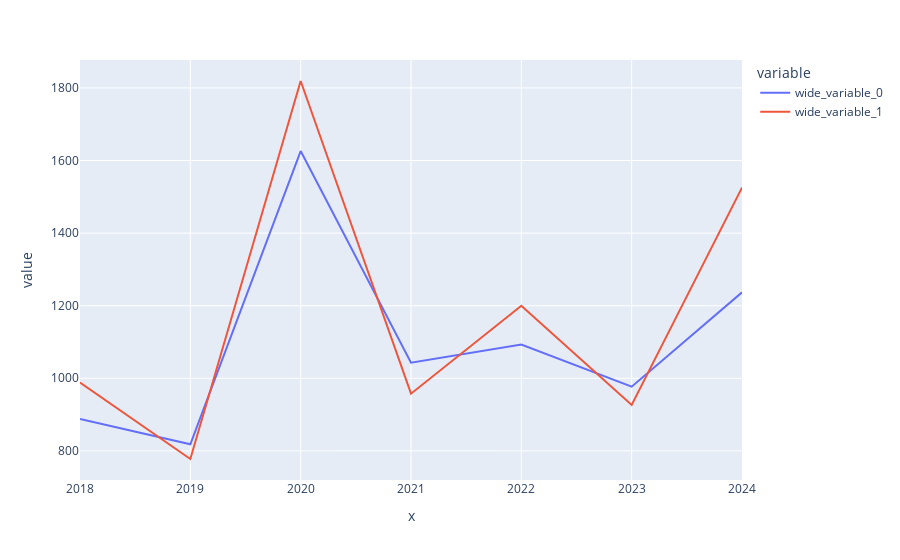

Write notebook code for a chart like this one.
### Code cell
px.line(x=mp_pivoted_df.index, y=[mp_pivoted_df.Potato, up_pivoted_df.Potato])

### Figure 1 — Plotly figure (JSON) as saved in the notebook; plotly's stock layout.template omitted (floating-point values rounded to 4 significant figures)
{"data": [{"hovertemplate": "variable=wide_variable_0<br>x=%{x}<br>value=%{y}<extra></extra>", "legendgroup": "wide_variable_0", "line": {"color": "#636efa", "dash": "solid"}, "marker": {"symbol": "circle"}, "mode": "lines", "name": "wide_variable_0", "orientation": "v", "showlegend": true, "type": "scatter", "x": [2018, 2019, 2020, 2021, 2022, 2023, 2024], "xaxis": "x", "y": [887.6, 818.0, 1626.0, 1043.0, 1093.0, 977.0, 1237.0], "yaxis": "y"}, {"hovertemplate": "variable=wide_variable_1<br>x=%{x}<br>value=%{y}<extra></extra>", "legendgroup": "wide_variable_1", "line": {"color": "#EF553B", "dash": "solid"}, "marker": {"symbol": "circle"}, "mode": "lines", "name": "wide_variable_1", "orientation": "v", "showlegend": true, "type": "scatter", "x": [2018, 2019, 2020, 2021, 2022, 2023, 2024], "xaxis": "x", "y": [988.4, 777.6, 1819.0, 957.5, 1200.0, 926.7, 1525.0], "yaxis": "y"}], "layout": {"legend": {"title": {"text": "variable"}, "tracegroupgap": 0}, "margin": {"t": 60}, "xaxis": {"anchor": "y", "domain": [0, 1], "title": {"text": "x"}}, "yaxis": {"anchor": "x", "domain": [0, 1], "title": {"text": "value"}}}}
